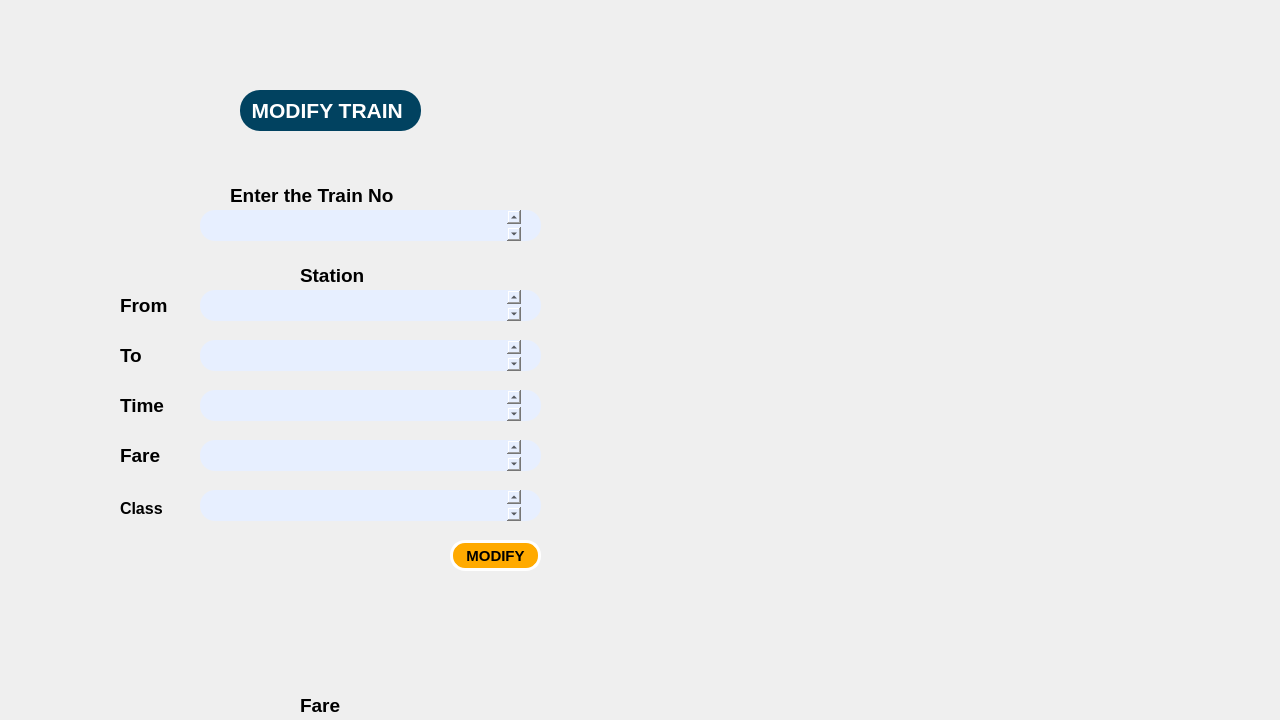
<?xml version="1.0" encoding="UTF-8"?>
<ui version="4.0">
 <class>modifytrain</class>
 <widget class="QDialog" name="modifytrain">
  <property name="geometry">
   <rect>
    <x>0</x>
    <y>0</y>
    <width>1280</width>
    <height>720</height>
   </rect>
  </property>
  <property name="maximumSize">
   <size>
    <width>1280</width>
    <height>720</height>
   </size>
  </property>
  <property name="windowTitle">
   <string>ModifyTrain</string>
  </property>
  <widget class="QLabel" name="label_4">
   <property name="geometry">
    <rect>
     <x>120</x>
     <y>290</y>
     <width>121</width>
     <height>31</height>
    </rect>
   </property>
   <property name="font">
    <font>
     <pointsize>14</pointsize>
     <bold>true</bold>
    </font>
   </property>
   <property name="text">
    <string>From</string>
   </property>
  </widget>
  <widget class="QTextEdit" name="txttime">
   <property name="geometry">
    <rect>
     <x>200</x>
     <y>390</y>
     <width>341</width>
     <height>31</height>
    </rect>
   </property>
   <property name="font">
    <font>
     <family>Bahnschrift Light SemiCondensed</family>
     <pointsize>14</pointsize>
    </font>
   </property>
   <property name="styleSheet">
    <string notr="true">background-color: rgb(231, 239, 255);
border-radius:15px;
padding-left:20px;
padding-right:20px;</string>
   </property>
  </widget>
  <widget class="QLabel" name="label_3">
   <property name="geometry">
    <rect>
     <x>230</x>
     <y>180</y>
     <width>171</width>
     <height>31</height>
    </rect>
   </property>
   <property name="font">
    <font>
     <pointsize>14</pointsize>
     <bold>true</bold>
    </font>
   </property>
   <property name="text">
    <string>Enter the Train No</string>
   </property>
  </widget>
  <widget class="QTextEdit" name="txtfare">
   <property name="geometry">
    <rect>
     <x>200</x>
     <y>440</y>
     <width>341</width>
     <height>31</height>
    </rect>
   </property>
   <property name="font">
    <font>
     <family>Bahnschrift Light SemiCondensed</family>
     <pointsize>14</pointsize>
    </font>
   </property>
   <property name="styleSheet">
    <string notr="true">background-color: rgb(231, 239, 255);
border-radius:15px;
padding-left:20px;
padding-right:20px;</string>
   </property>
  </widget>
  <widget class="QLabel" name="label_6">
   <property name="geometry">
    <rect>
     <x>120</x>
     <y>390</y>
     <width>121</width>
     <height>31</height>
    </rect>
   </property>
   <property name="font">
    <font>
     <pointsize>14</pointsize>
     <bold>true</bold>
    </font>
   </property>
   <property name="text">
    <string>Time</string>
   </property>
  </widget>
  <widget class="QTextEdit" name="txtstationto">
   <property name="geometry">
    <rect>
     <x>200</x>
     <y>340</y>
     <width>341</width>
     <height>31</height>
    </rect>
   </property>
   <property name="font">
    <font>
     <family>Bahnschrift Light SemiCondensed</family>
     <pointsize>14</pointsize>
    </font>
   </property>
   <property name="styleSheet">
    <string notr="true">background-color: rgb(231, 239, 255);
border-radius:15px;
padding-left:20px;
padding-right:20px;</string>
   </property>
  </widget>
  <widget class="QLabel" name="label_8">
   <property name="geometry">
    <rect>
     <x>300</x>
     <y>260</y>
     <width>121</width>
     <height>31</height>
    </rect>
   </property>
   <property name="font">
    <font>
     <pointsize>14</pointsize>
     <bold>true</bold>
    </font>
   </property>
   <property name="text">
    <string>Station</string>
   </property>
  </widget>
  <widget class="QLabel" name="label">
   <property name="geometry">
    <rect>
     <x>240</x>
     <y>90</y>
     <width>181</width>
     <height>41</height>
    </rect>
   </property>
   <property name="font">
    <font>
     <pointsize>16</pointsize>
     <bold>true</bold>
    </font>
   </property>
   <property name="styleSheet">
    <string notr="true">color: rgb(255, 255, 255);

background-color: rgb(1, 66, 96);
border-radius:20
</string>
   </property>
   <property name="text">
    <string>  MODIFY TRAIN</string>
   </property>
  </widget>
  <widget class="QTextEdit" name="txtstationfrom">
   <property name="geometry">
    <rect>
     <x>200</x>
     <y>290</y>
     <width>341</width>
     <height>31</height>
    </rect>
   </property>
   <property name="font">
    <font>
     <family>Bahnschrift Light SemiCondensed</family>
     <pointsize>14</pointsize>
    </font>
   </property>
   <property name="styleSheet">
    <string notr="true">background-color: rgb(231, 239, 255);
border-radius:15px;
padding-left:20px;
padding-right:20px;
</string>
   </property>
  </widget>
  <widget class="QLabel" name="label_7">
   <property name="geometry">
    <rect>
     <x>120</x>
     <y>440</y>
     <width>121</width>
     <height>31</height>
    </rect>
   </property>
   <property name="font">
    <font>
     <pointsize>14</pointsize>
     <bold>true</bold>
    </font>
   </property>
   <property name="text">
    <string>Fare</string>
   </property>
  </widget>
  <widget class="QTextEdit" name="txttrainno">
   <property name="geometry">
    <rect>
     <x>200</x>
     <y>210</y>
     <width>341</width>
     <height>31</height>
    </rect>
   </property>
   <property name="font">
    <font>
     <family>Bahnschrift Light SemiCondensed</family>
     <pointsize>14</pointsize>
    </font>
   </property>
   <property name="styleSheet">
    <string notr="true">background-color: rgb(231, 239, 255);
border-radius:15px;
padding-left:20px;
padding-right:20px;
</string>
   </property>
  </widget>
  <widget class="QLabel" name="label_5">
   <property name="geometry">
    <rect>
     <x>120</x>
     <y>340</y>
     <width>121</width>
     <height>31</height>
    </rect>
   </property>
   <property name="font">
    <font>
     <pointsize>14</pointsize>
     <bold>true</bold>
    </font>
   </property>
   <property name="text">
    <string>To</string>
   </property>
  </widget>
  <widget class="QPushButton" name="pushButton">
   <property name="geometry">
    <rect>
     <x>450</x>
     <y>540</y>
     <width>91</width>
     <height>31</height>
    </rect>
   </property>
   <property name="font">
    <font>
     <pointsize>11</pointsize>
     <bold>true</bold>
    </font>
   </property>
   <property name="styleSheet">
    <string notr="true">QPushButton
{
	color: rgb(0, 0, 0);
	
	
	
	
	background-color: rgb(255, 170, 0);
	border-radius:15px;
	
	border: 3px solid white;

}
QPushButton:hover {
    
	
	background-color: rgb(255, 85, 0);
}</string>
   </property>
   <property name="text">
    <string>MODIFY</string>
   </property>
  </widget>
  <widget class="QLabel" name="label_9">
   <property name="geometry">
    <rect>
     <x>0</x>
     <y>0</y>
     <width>1280</width>
     <height>720</height>
    </rect>
   </property>
   <property name="maximumSize">
    <size>
     <width>1280</width>
     <height>720</height>
    </size>
   </property>
   <property name="styleSheet">
    <string notr="true">image: url(:/PICS/pg3.jpg);</string>
   </property>
   <property name="text">
    <string/>
   </property>
  </widget>
  <widget class="QTextEdit" name="txtclass">
   <property name="geometry">
    <rect>
     <x>200</x>
     <y>490</y>
     <width>341</width>
     <height>31</height>
    </rect>
   </property>
   <property name="font">
    <font>
     <family>Bahnschrift Light SemiCondensed</family>
     <pointsize>14</pointsize>
    </font>
   </property>
   <property name="styleSheet">
    <string notr="true">background-color: rgb(231, 239, 255);
border-radius:15px;
padding-left:20px;
padding-right:20px;</string>
   </property>
  </widget>
  <widget class="QLabel" name="label_10">
   <property name="geometry">
    <rect>
     <x>300</x>
     <y>690</y>
     <width>121</width>
     <height>31</height>
    </rect>
   </property>
   <property name="font">
    <font>
     <pointsize>14</pointsize>
     <bold>true</bold>
    </font>
   </property>
   <property name="text">
    <string>Fare</string>
   </property>
  </widget>
  <widget class="QLabel" name="label_2">
   <property name="geometry">
    <rect>
     <x>120</x>
     <y>500</y>
     <width>49</width>
     <height>16</height>
    </rect>
   </property>
   <property name="font">
    <font>
     <pointsize>12</pointsize>
     <bold>true</bold>
    </font>
   </property>
   <property name="text">
    <string>Class</string>
   </property>
  </widget>
  <zorder>label_9</zorder>
  <zorder>label_4</zorder>
  <zorder>txttime</zorder>
  <zorder>label_3</zorder>
  <zorder>txtfare</zorder>
  <zorder>label_6</zorder>
  <zorder>txtstationto</zorder>
  <zorder>label_8</zorder>
  <zorder>label</zorder>
  <zorder>txtstationfrom</zorder>
  <zorder>label_7</zorder>
  <zorder>txttrainno</zorder>
  <zorder>label_5</zorder>
  <zorder>pushButton</zorder>
  <zorder>txtclass</zorder>
  <zorder>label_10</zorder>
  <zorder>label_2</zorder>
 </widget>
 <resources/>
 <connections/>
</ui>
